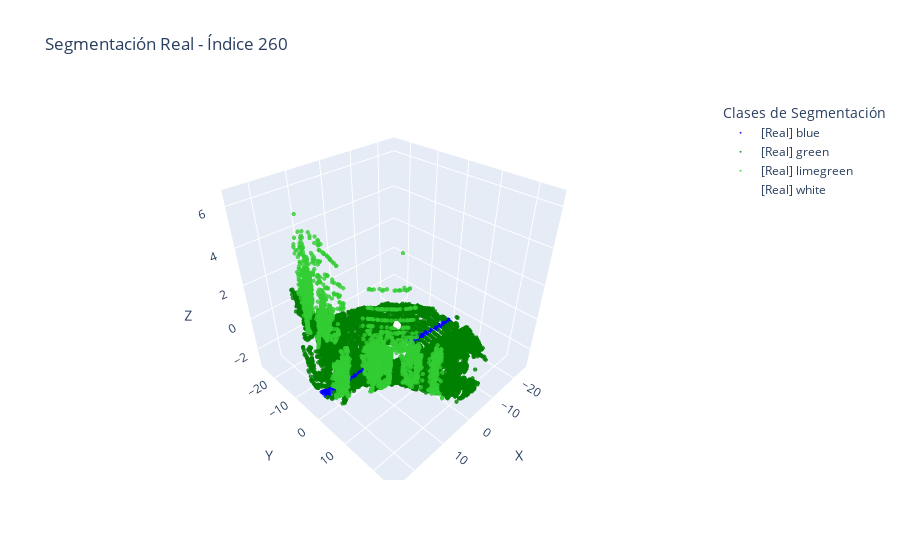
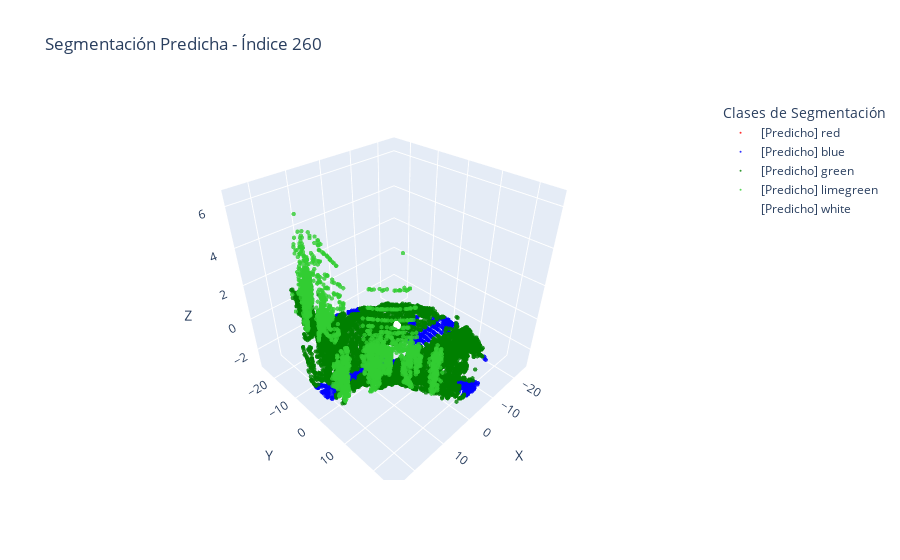

These figures' notebook cell, in order:
### Code cell
visualizar_comparacion_segmentacion(points_list, labels_list, preds_list, indice=260)

### Figure 1 — Plotly figure (JSON) as saved in the notebook; plotly's stock layout.template omitted (floating-point values rounded to 4 significant figures; data arrays with more than 128 entries replaced by an {"elided": "..."} marker saying what was removed)
{"data": [{"marker": {"color": "blue", "opacity": 0.8, "size": 1.5}, "mode": "markers", "name": "[Real] blue", "type": "scatter3d", "x": {"elided": "474 float values"}, "y": {"elided": "474 float values"}, "z": {"elided": "474 float values"}}, {"marker": {"color": "green", "opacity": 0.8, "size": 1.5}, "mode": "markers", "name": "[Real] green", "type": "scatter3d", "x": {"elided": "13119 float values"}, "y": {"elided": "13119 float values"}, "z": {"elided": "13119 float values"}}, {"marker": {"color": "limegreen", "opacity": 0.8, "size": 1.5}, "mode": "markers", "name": "[Real] limegreen", "type": "scatter3d", "x": {"elided": "2727 float values"}, "y": {"elided": "2727 float values"}, "z": {"elided": "2727 float values"}}, {"marker": {"color": "white", "opacity": 0.8, "size": 1.5}, "mode": "markers", "name": "[Real] white", "type": "scatter3d", "x": [-1.308, -1.153, -1.189, -1.091, -1.121, -1.192, -1.202, -1.198, -1.061, -1.24, -1.341, -1.121, -1.155, -1.066, -1.065, -1.286, -1.19, -1.22, -1.272, -1.138, -1.042, -1.118, -1.214, -1.186, -1.109, -1.197, -1.098, -1.314, -1.117, -1.302, -1.181, -1.184, -1.316, -1.132, -1.251, -1.121, -1.103, -1.092, -1.143, -1.21, -1.042, -1.153, -1.191, -1.153, -1.342, -1.184, -1.075, -1.179, -1.11, -1.192, -1.037, -1.167, -0.9605, -1.101, -1.249, -1.081, -1.003, -1.193, -1.178, -1.181, -1.311, -1.08, -1.18, -1.304], "y": [0.4623, -0.4248, 0.1286, -0.2832, 0.4754, 0.02748, 0.1703, 0.1116, -0.5535, -0.6285, 0.382, -0.2721, 0.251, -0.2934, -0.5759, 0.3561, -0.5863, -0.06862, -0.6502, -0.3585, -0.5882, -0.3705, -0.03264, 0.2945, -0.5634, 0.125, -0.2537, 0.3951, 0.4589, 0.4983, 0.4013, 0.05357, 0.4385, -0.1968, -0.5444, -0.5388, -0.295, -0.261, -0.4114, -0.04141, -0.2261, -0.1285, 0.07136, -0.3915, 0.3929, 0.1721, -0.6175, -0.127, 0.4752, -0.03642, -0.6317, -0.1605, -0.2232, 0.4859, -0.5933, 0.5297, -0.1793, 0.01873, 0.1317, 0.298, 0.4047, -0.5788, 0.1451, 0.4134], "z": [-0.4933, -0.5731, -0.5579, -0.5257, -0.568, -0.5562, -0.5663, -0.5612, -0.5579, -0.4947, -0.496, -0.4102, -0.5511, -0.5156, -0.5646, -0.4746, -0.4719, -0.5697, -0.5081, -0.5562, -0.5579, -0.5494, -0.5663, -0.5697, -0.5798, -0.5612, -0.4008, -0.488, -0.5629, -0.496, -0.5815, -0.5528, -0.4933, -0.4089, -0.4853, -0.5798, -0.5325, -0.3995, -0.5663, -0.5646, -0.497, -0.541, -0.5562, -0.568, -0.4974, -0.5579, -0.5781, -0.5528, -0.5629, -0.5562, -0.5663, -0.5494, -0.4598, -0.5612, -0.492, -0.5612, -0.475, -0.5562, -0.5528, -0.568, -0.488, -0.5714, -0.5545, -0.4866]}], "layout": {"legend": {"title": {"text": "Clases de Segmentación"}}, "scene": {"xaxis": {"title": {"text": "X"}}, "yaxis": {"title": {"text": "Y"}}, "zaxis": {"title": {"text": "Z"}}}, "title": {"text": "Segmentación Real - Índice 260"}}}

### Figure 2 — Plotly figure (JSON) as saved in the notebook; plotly's stock layout.template omitted (floating-point values rounded to 4 significant figures; data arrays with more than 128 entries replaced by an {"elided": "..."} marker saying what was removed)
{"data": [{"marker": {"color": "red", "opacity": 0.8, "size": 1.5}, "mode": "markers", "name": "[Predicho] red", "type": "scatter3d", "x": [19.32, 6.376, 6.373, 6.39, 6.563], "y": [-2.821, 7.426, 7.29, 7.351, 7.397], "z": [-0.7908, -1.228, -1.163, -1.308, -1.188]}, {"marker": {"color": "blue", "opacity": 0.8, "size": 1.5}, "mode": "markers", "name": "[Predicho] blue", "type": "scatter3d", "x": {"elided": "1171 float values"}, "y": {"elided": "1171 float values"}, "z": {"elided": "1171 float values"}}, {"marker": {"color": "green", "opacity": 0.8, "size": 1.5}, "mode": "markers", "name": "[Predicho] green", "type": "scatter3d", "x": {"elided": "12640 float values"}, "y": {"elided": "12640 float values"}, "z": {"elided": "12640 float values"}}, {"marker": {"color": "limegreen", "opacity": 0.8, "size": 1.5}, "mode": "markers", "name": "[Predicho] limegreen", "type": "scatter3d", "x": {"elided": "2504 float values"}, "y": {"elided": "2504 float values"}, "z": {"elided": "2504 float values"}}, {"marker": {"color": "white", "opacity": 0.8, "size": 1.5}, "mode": "markers", "name": "[Predicho] white", "type": "scatter3d", "x": [-1.308, -1.153, -1.189, -1.091, -1.121, -1.192, -1.202, -1.198, -1.061, -1.24, -1.341, -1.121, -1.155, -1.066, -1.065, -1.286, -1.19, -1.22, -1.272, -1.138, -1.042, -1.118, -1.214, -1.186, -1.109, -1.197, -1.098, -1.314, -1.117, -1.302, -1.181, -1.184, -1.316, -1.132, -1.251, -1.121, -1.103, -1.092, -1.143, -1.21, -1.042, -1.153, -1.191, -1.153, -1.342, -1.184, -1.075, -1.179, -1.11, -1.192, -1.037, -1.167, -0.9605, -1.101, -1.249, -1.081, -1.003, -1.193, -1.178, -1.181, -1.311, -1.08, -1.18, -1.304], "y": [0.4623, -0.4248, 0.1286, -0.2832, 0.4754, 0.02748, 0.1703, 0.1116, -0.5535, -0.6285, 0.382, -0.2721, 0.251, -0.2934, -0.5759, 0.3561, -0.5863, -0.06862, -0.6502, -0.3585, -0.5882, -0.3705, -0.03264, 0.2945, -0.5634, 0.125, -0.2537, 0.3951, 0.4589, 0.4983, 0.4013, 0.05357, 0.4385, -0.1968, -0.5444, -0.5388, -0.295, -0.261, -0.4114, -0.04141, -0.2261, -0.1285, 0.07136, -0.3915, 0.3929, 0.1721, -0.6175, -0.127, 0.4752, -0.03642, -0.6317, -0.1605, -0.2232, 0.4859, -0.5933, 0.5297, -0.1793, 0.01873, 0.1317, 0.298, 0.4047, -0.5788, 0.1451, 0.4134], "z": [-0.4933, -0.5731, -0.5579, -0.5257, -0.568, -0.5562, -0.5663, -0.5612, -0.5579, -0.4947, -0.496, -0.4102, -0.5511, -0.5156, -0.5646, -0.4746, -0.4719, -0.5697, -0.5081, -0.5562, -0.5579, -0.5494, -0.5663, -0.5697, -0.5798, -0.5612, -0.4008, -0.488, -0.5629, -0.496, -0.5815, -0.5528, -0.4933, -0.4089, -0.4853, -0.5798, -0.5325, -0.3995, -0.5663, -0.5646, -0.497, -0.541, -0.5562, -0.568, -0.4974, -0.5579, -0.5781, -0.5528, -0.5629, -0.5562, -0.5663, -0.5494, -0.4598, -0.5612, -0.492, -0.5612, -0.475, -0.5562, -0.5528, -0.568, -0.488, -0.5714, -0.5545, -0.4866]}], "layout": {"legend": {"title": {"text": "Clases de Segmentación"}}, "scene": {"xaxis": {"title": {"text": "X"}}, "yaxis": {"title": {"text": "Y"}}, "zaxis": {"title": {"text": "Z"}}}, "title": {"text": "Segmentación Predicha - Índice 260"}}}
